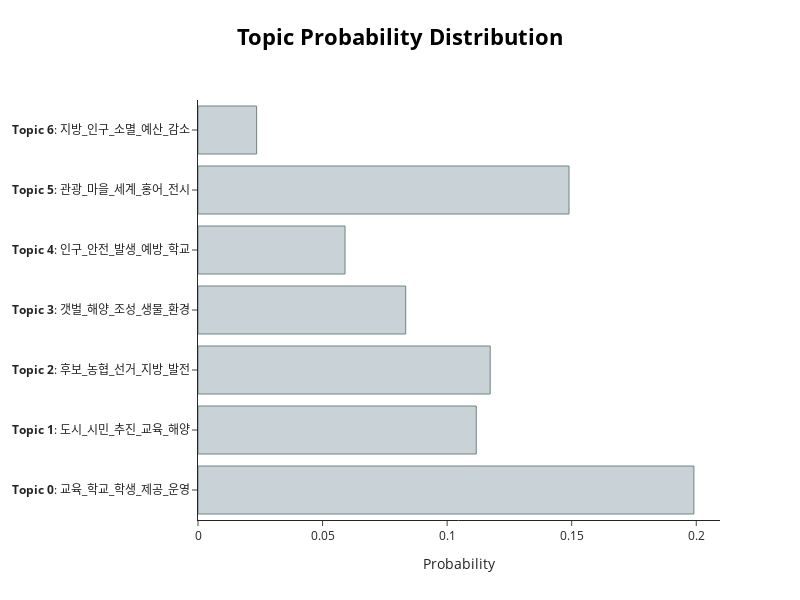

Notebook cell for this chart:
### Code cell
model.visualize_distribution(probs[-1])

### Figure 1 — Plotly figure (JSON) as saved in the notebook; plotly's stock layout.template omitted (floating-point values rounded to 4 significant figures)
{"data": [{"marker": {"color": "#C8D2D7", "line": {"color": "#6E8484", "width": 1}}, "orientation": "h", "type": "bar", "x": [0.199, 0.1117, 0.1173, 0.08337, 0.05902, 0.1489, 0.02353], "y": ["<b>Topic 0</b>: 교육_학교_학생_제공_운영", "<b>Topic 1</b>: 도시_시민_추진_교육_해양", "<b>Topic 2</b>: 후보_농협_선거_지방_발전", "<b>Topic 3</b>: 갯벌_해양_조성_생물_환경", "<b>Topic 4</b>: 인구_안전_발생_예방_학교", "<b>Topic 5</b>: 관광_마을_세계_홍어_전시", "<b>Topic 6</b>: 지방_인구_소멸_예산_감소"]}], "layout": {"height": 600, "hoverlabel": {"bgcolor": "white", "font": {"family": "Rockwell", "size": 16}}, "title": {"font": {"color": "Black", "size": 22}, "text": "<b>Topic Probability Distribution</b>", "x": 0.5, "xanchor": "center", "y": 0.95, "yanchor": "top"}, "width": 800, "xaxis": {"title": {"text": "Probability"}}}}
